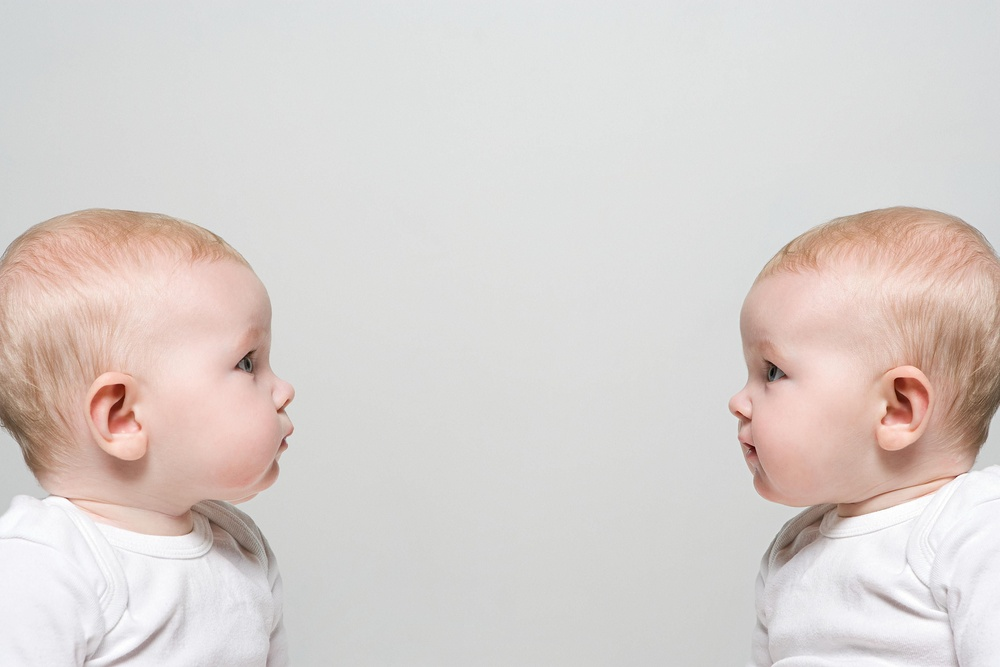
#> input picture Image/figure 1.jpg, 1000 x 667 px, shrunk from 3867 x 2578 before the run, found by its file name
$ python 'Face detection and Couting.py'
#> lines starting #> are read from the running program, lines starting #| are printed output that depends on the picture; after the words box and inside, x2 and y2 are one past the last pixel; in counts of white or black regions, pixels touching at a corner belong together
import cv2
import numpy as np
import matplotlib.pyplot as plt
class FinalProject():
    def __init__(self,image):
        self.image = image
    def BinaryImage(self):
        RGB = cv2.cvtColor(self.image, cv2.COLOR_BGR2HSV)  # convert RGB color to HSV
        RGB = cv2.inRange(RGB, (0, 5, 80), (20, 255, 255))  # detect skin on the range of lower and upper pixel values
        blurred = cv2.medianBlur(RGB, 5)  # use median filter
        ret, thresh = cv2.threshold(blurred, 0, 255, cv2.THRESH_BINARY)  # convert to binary using threshold method
        return thresh
    def morphologicalTransformation(self):
        kernel = np.ones((8, 8), np.uint8)  # kernel size
        img_close = cv2.morphologyEx(self.BinaryImage(), cv2.MORPH_CLOSE, kernel, iterations=5)  # closing morphological
        img_open = cv2.morphologyEx(img_close, cv2.MORPH_OPEN, kernel, iterations=5)  # opening morphological
        new_image = cv2.medianBlur(img_open, 7)  # clean all noise after closing and opening
        return new_image
    def morphologicaltransformation(self):
        kernel = np.ones((7, 7), np.uint8)
        img_close = cv2.morphologyEx(self.BinaryImage(), cv2.MORPH_CLOSE, kernel, iterations=1)
        kernel1 = np.ones((4, 4), np.uint8)
        img_erode = cv2.erode(img_close, kernel1)
        # clean all noise after dilatation and erosion
        img_open = cv2.morphologyEx(img_erode, cv2.MORPH_OPEN, kernel1, iterations=2)
        img_close = cv2.morphologyEx(img_open, cv2.MORPH_CLOSE, kernel1, iterations=1)
        new_image = cv2.medianBlur(img_close, 7)
        return new_image
    def labelandCountingFaces(self):
        img_erode = self.morphologicalTransformation()
        ret, labels = cv2.connectedComponents(img_erode)  # Map component labels to HUV values
        label_hue = np.uint8(179 * labels / np.max(labels))
        blank_ch = 255 * np.ones_like(label_hue)
        labeled_img = cv2.merge([label_hue, blank_ch, blank_ch])
        labeled_img = cv2.cvtColor(labeled_img, cv2.COLOR_HSV2BGR)  # convert HUV to RGB for display
        labeled_img[label_hue == 0] = 0  # set background label to black
        plt.title('Face counted:' + str(ret - 1))
        plt.imshow(labeled_img)
        print('objects number is:', ret - 1)
        plt.show()
    def label1andCountingFaces(self):
        img_erode = self.morphologicaltransformation()
        ret, labels = cv2.connectedComponents(img_erode)  # Map component labels to HUV values
        label_hue = np.uint8(179 * labels / np.max(labels))
        blank_ch = 255 * np.ones_like(label_hue)
        labeled_img = cv2.merge([label_hue, blank_ch, blank_ch])
        labeled_img = cv2.cvtColor(labeled_img, cv2.COLOR_HSV2BGR)  # convert HUV to RGB for display
        labeled_img[label_hue == 0] = 0  # set background label to black
        plt.title('Face counted:' + str(ret - 1))
        plt.imshow(labeled_img)
        print('objects number is:', ret - 1)
        plt.show()
if __name__ == '__main__':
    def validate_option(message):
#> called with message = 'Enter your choice: '
        while True:
            try:
                choice = int(input(message))
                print('-----------------------------')
            except ValueError:
                print("Invalid input! It must be a number (1-5). Please try again!")
            else:
                if choice < 1 or choice > 5:
                    print("Invalid input! It must be a number (1-5). Please try again!")
                else:
                    return choice
#> this loop made 1 pass; the answer given on pass 1: 1

    def process_option(choice):
#> called with choice = 1
        if choice == 1:
            image = cv2.imread("figure 1.jpg")
#> image is the input picture: shape (667, 1000, 3); mean B, G, R 207, 210.1, 217.7
            FinalProject(image).labelandCountingFaces()
#> in BinaryImage, `RGB = cv2.cvtColor(self.image, cv2.COLOR_BGR2HSV)`: RGB: shape (667, 1000, 3); mean H, S, V 45.1, 15.5, 218.7
#> in BinaryImage, `RGB = cv2.inRange(RGB, (0, 5, 80), (20, 255, 255))`:
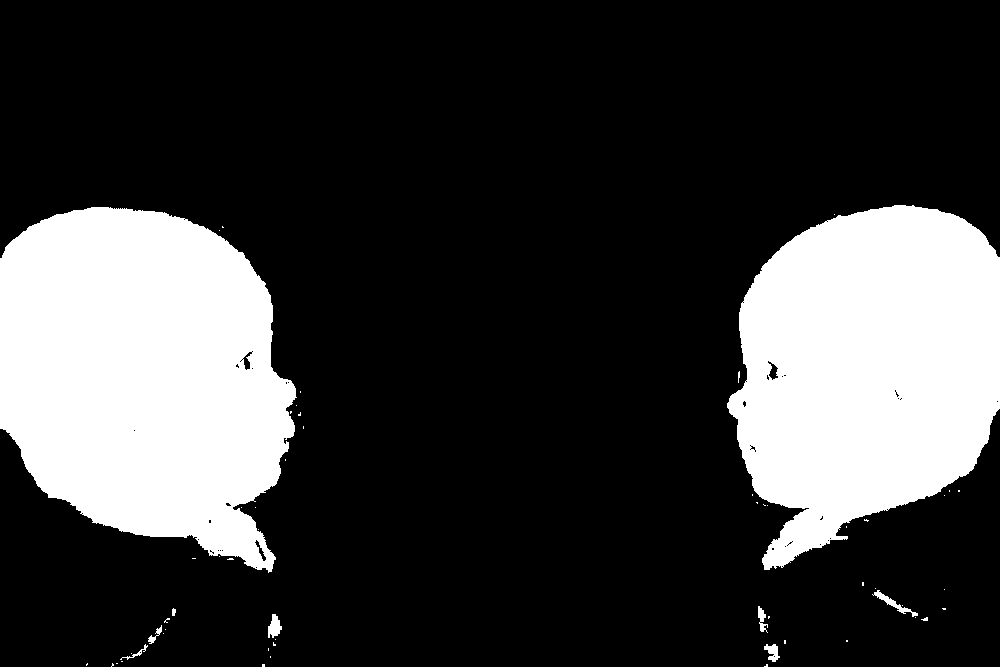
#> RGB: shape (667, 1000); 23.1% white; 58 white regions (49 under 20 px), largest, box (x1, y1, x2, y2) and area: (0, 207, 297, 573) 81219, (727, 205, 1000, 570) 72025, (872, 590, 918, 617) 243
#> in BinaryImage, `blurred = cv2.medianBlur(RGB, 5)`: blurred: shape (667, 1000); 23.1% white; 14 white regions (5 under 20 px), largest, box (x1, y1, x2, y2) and area: (0, 207, 296, 572) 81308, (727, 205, 1000, 570) 72116, (874, 591, 911, 613) 211
#> in morphologicalTransformation, `img_close = cv2.morphologyEx(self.BinaryImage(), cv2.MORPH_CLOSE, kern..`: img_close: shape (667, 1000); 23.5% white; 10 white regions (1 under 20 px), largest, box (x1, y1, x2, y2) and area: (0, 212, 301, 577) 83281, (732, 210, 1000, 575) 72519, (763, 613, 784, 667) 410
#> in morphologicalTransformation, `img_open = cv2.morphologyEx(img_close, cv2.MORPH_OPEN, kernel, iterati..`:
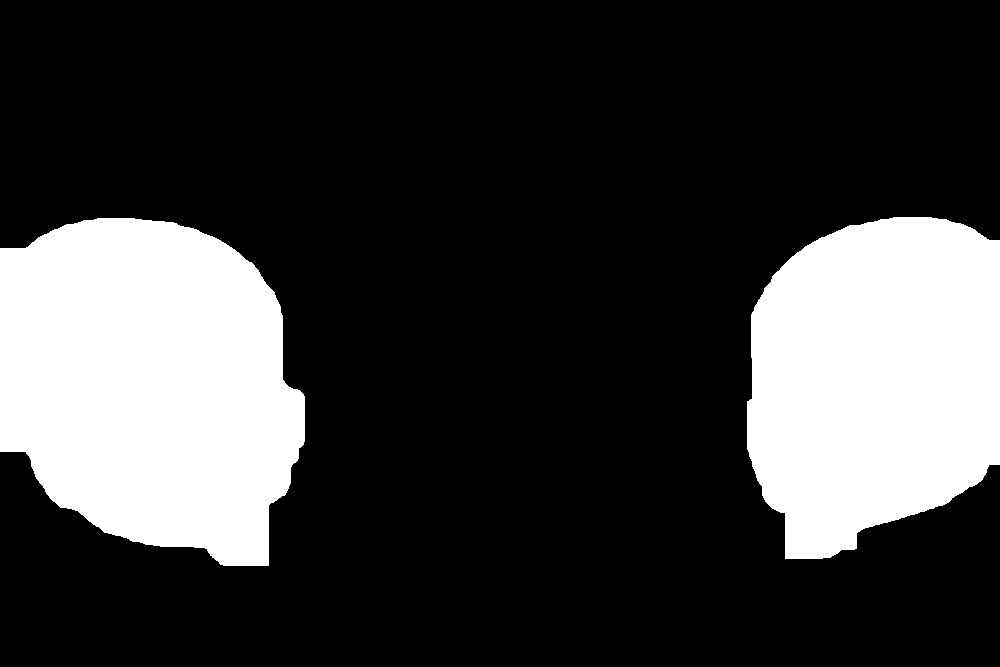
#> img_open: shape (667, 1000); 23.1% white; 2 white regions, box (x1, y1, x2, y2) and area: (0, 218, 305, 566) 83668, (747, 217, 1000, 559) 70501
#> in morphologicalTransformation, `new_image = cv2.medianBlur(img_open, 7)`: new_image: shape (667, 1000); 23.1% white; 2 white regions, box (x1, y1, x2, y2) and area: (0, 218, 305, 566) 83657, (747, 217, 1000, 559) 70491
#> in labelandCountingFaces, `ret, labels = cv2.connectedComponents(img_erode)`:
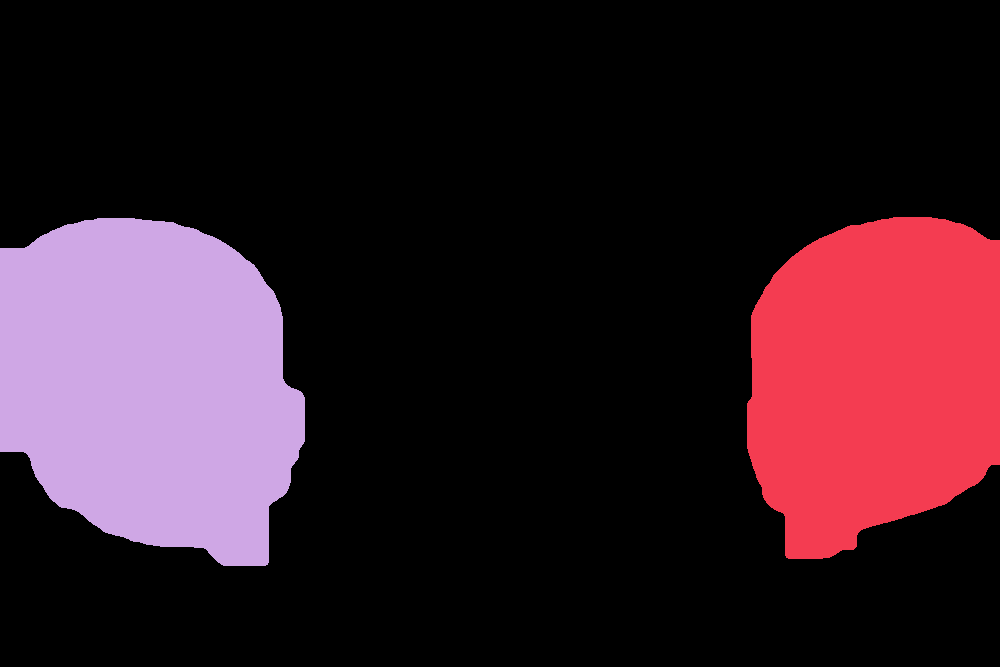
#> labels: shape (667, 1000) int32; 3 distinct labels, from 0 to 2; one colour per label, 0 black
#> in labelandCountingFaces, `ret, labels = cv2.connectedComponents(img_erode)`: ret = 3
#> in labelandCountingFaces, `label_hue = np.uint8(179 * labels / np.max(labels))`:
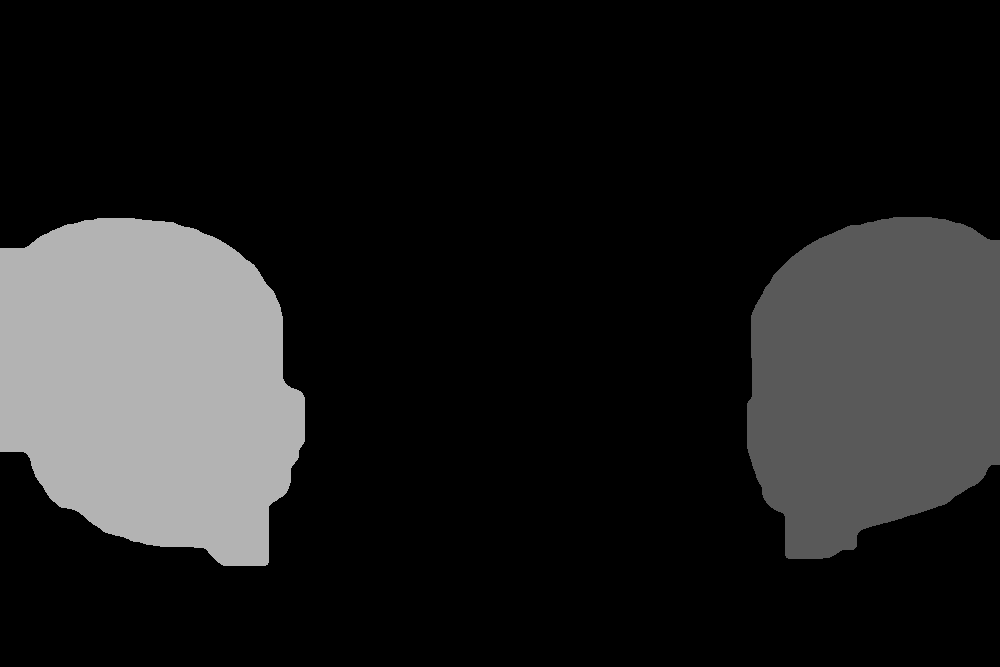
#> label_hue: shape (667, 1000); min 0, max 179, mean 31.9
#> in labelandCountingFaces, `labeled_img = cv2.merge([label_hue, blank_ch, blank_ch])`:
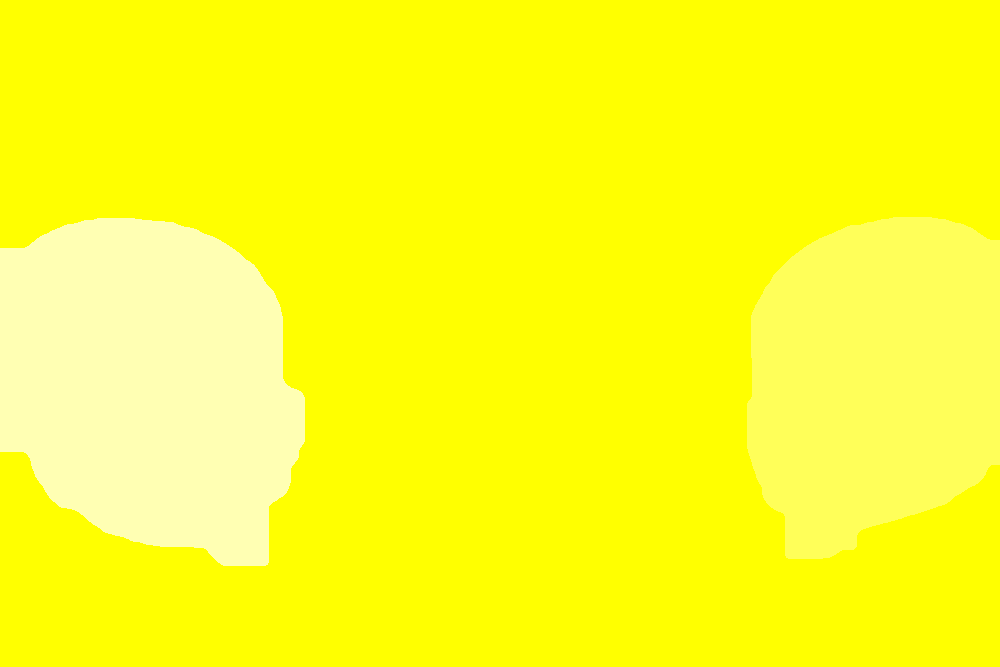
#> labeled_img: shape (667, 1000, 3); mean of channels 0, 1, 2 31.9, 255, 255; drawn as B, G, R
#> in labelandCountingFaces, `labeled_img = cv2.cvtColor(labeled_img, cv2.COLOR_HSV2BGR)`:
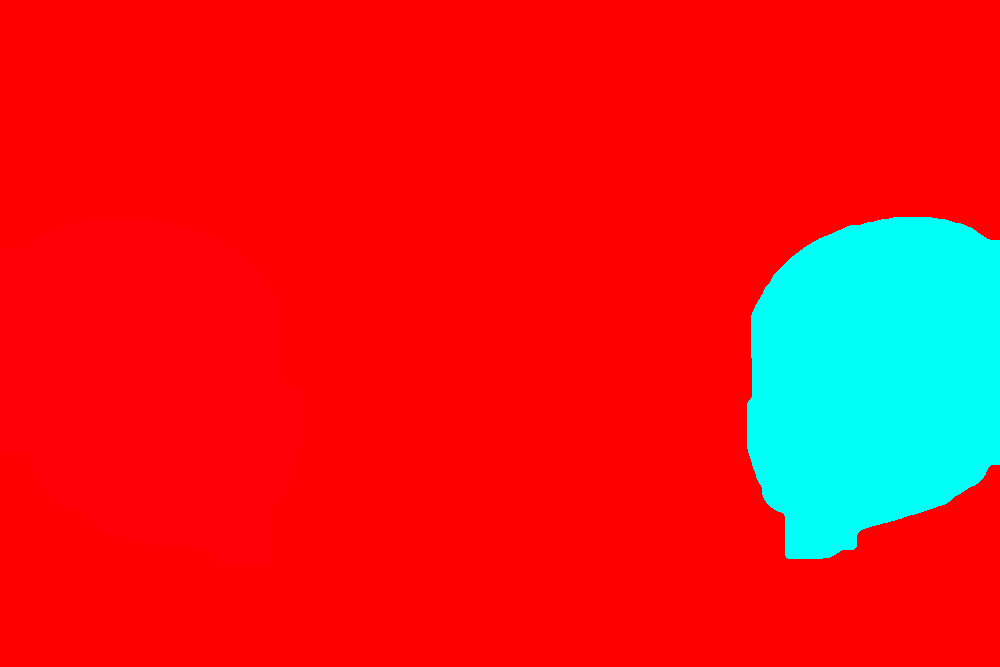
#> labeled_img: shape (667, 1000, 3); mean B, G, R 27, 26.9, 228.1
#> in labelandCountingFaces, `labeled_img[label_hue == 0] = 0`:
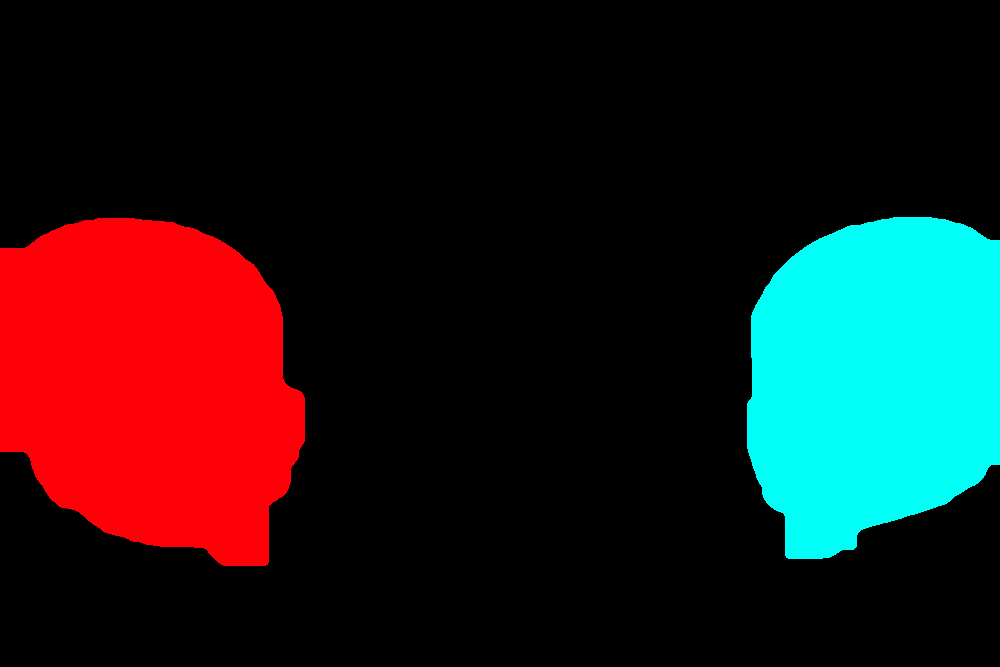
#> labeled_img: shape (667, 1000, 3); mean B, G, R 27, 26.9, 32
#| objects number is: 2
            return 1
        elif choice == 2:
            image = cv2.imread("figure 2.png")
            FinalProject(image).label1andCountingFaces()
            return 1
        elif choice == 3:
            image = cv2.imread("figure 3.jpg")
            FinalProject(image).labelandCountingFaces()
            return 1
        elif choice == 4:
            image = cv2.imread("figure 4.jpg")
            FinalProject(image).labelandCountingFaces()
            return 1
        else:
            return 0

    is_continue = 1
    while is_continue:
        print('Hello, please select a number (1-5) to count number of faces')
        print('*******************************')
        print('Please remember to close the image, and retype a different number(1-5) to see the result of another figure')
        print('------------------------------')
        print("Menu option:")
        print("1.Figure 1")
        print("2.Figure 2")
        print("3.Figure 3")
        print("4.Figure 4")
        print("5.Quit")
        print('------------------------------')
#> (the run stopped early here; a loop or call above may not have finished)
